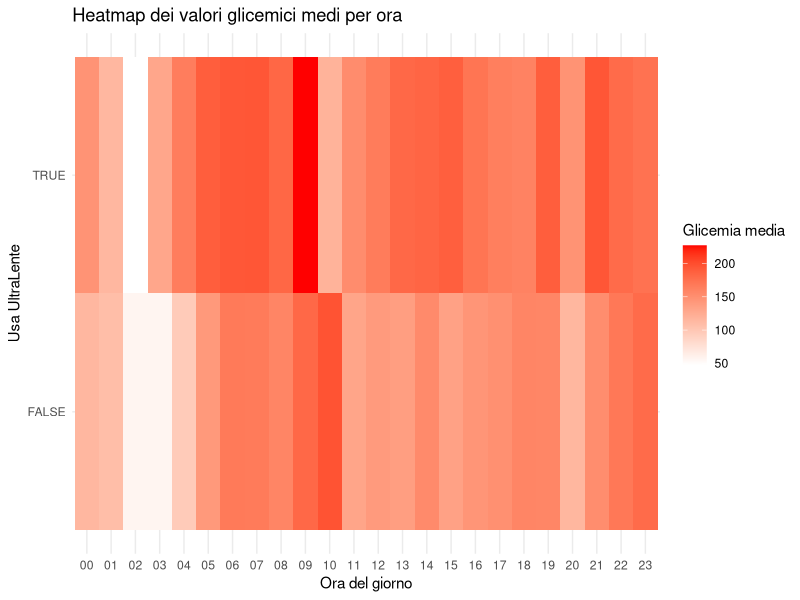
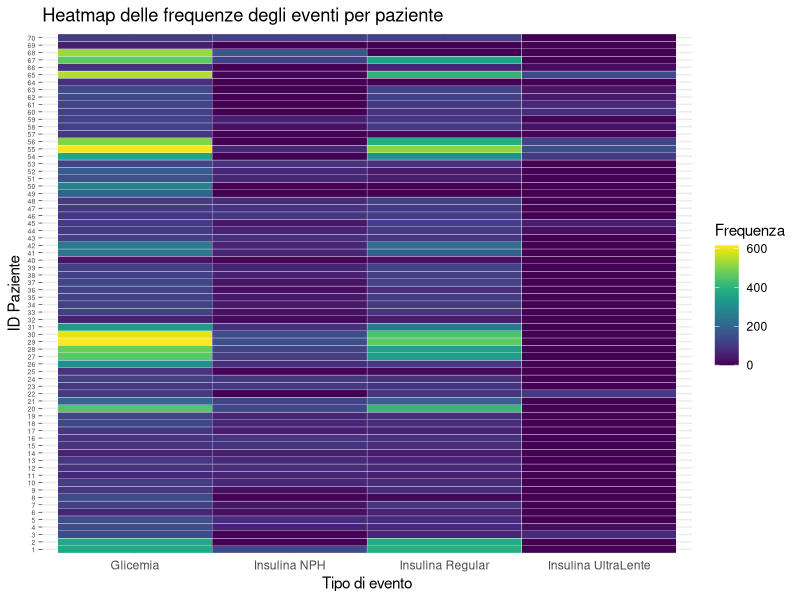

These charts were generated, in order, by the following R code:
# 📦 Librerie necessarie
library(dplyr)
library(ggplot2)
library(readr)
library(viridis)
library(tidyr)


# 📂 Carica il dataset pulito contenente tutte le misurazioni e l'etichetta UltraLente
df <- read_csv("./dataset/diabetes_clean_data3.csv", 
               col_types = cols(
                 Date = col_character(),
                 Time = col_character(),
                 Code = col_integer(),
                 Value = col_double(),
                 PatientID = col_integer(),
                 UsesUltraLente = col_logical()
               ))

# 📌 Codici associati ai valori glicemici
glucose_codes <- c(48, 57, 58, 59, 60, 61, 62, 63, 64)

# 📥 Filtro del dataset per includere solo i codici glicemici
glucose_df <- df %>%
  filter(Code %in% glucose_codes)



# 📊 Heatmap: valori glicemici medi per ora del giorno, divisi per uso UltraLente
# Questo grafico mostra a che ora del giorno i valori medi di glicemia sono più alti o più bassi,
# separando i pazienti in base all'uso dell'insulina UltraLente (TRUE/FALSE)

heatmap_ora <- glucose_df %>%
  mutate(Ora = format(as.POSIXct(DateTime), "%H")) %>%
  group_by(Ora, UsesUltraLente) %>%
  summarise(Media = mean(Value), .groups = "drop") %>%
  ggplot(aes(x = Ora, y = as.factor(UsesUltraLente), fill = Media)) +
  geom_tile() +
  scale_fill_gradient(low = "white", high = "red") +
  labs(
    title = "Heatmap dei valori glicemici medi per ora",
    x = "Ora del giorno",
    y = "Usa UltraLente",
    fill = "Glicemia media"
  ) +
  theme_minimal()

# 💾 Salvataggio della heatmap nella cartella 'grafici'
ggsave("grafici_plot/heatmap_glicemia_media_per_ora.pdf", plot = heatmap_ora, width = 8, height = 4.5, dpi = 300)



######################################



# 🔢 Codici associati alle misurazioni glicemiche
glucose_codes <- c(48, 57, 58, 59, 60, 61, 62, 63, 64)

# 📊 Creazione tabella con frequenze per tipo di evento per ciascun paziente
glicemia_per_insulina <- df %>%
  # Tieni solo i record di misurazione glicemica e somministrazione insulina
  filter(Code %in% c(glucose_codes, 33, 34, 35)) %>%
  
  # Crea una nuova colonna testuale che identifica il tipo di evento
  mutate(Evento = case_when(
    Code == 33 ~ "Insulina Regular",
    Code == 34 ~ "Insulina NPH",
    Code == 35 ~ "Insulina UltraLente",
    Code %in% glucose_codes ~ "Glicemia",
    TRUE ~ "Altro"
  )) %>%
  
  # Conta il numero di eventi per combinazione PatientID + Evento
  count(PatientID, Evento) %>%
  
  # Riorganizza la tabella: una colonna per ogni tipo di evento
  pivot_wider(names_from = Evento, values_from = n, values_fill = 0)

# 🔁 Converte in formato long per la heatmap (ogni riga = paziente × evento)
glicemia_long <- glicemia_per_insulina %>%
  pivot_longer(cols = -PatientID, names_to = "Evento", values_to = "Frequenza")

# 🎨 Crea una heatmap con ggplot
heatmap_plot <- ggplot(glicemia_long, aes(x = Evento, y = factor(PatientID), fill = Frequenza)) +
  geom_tile(color = "white") +  # Ogni cella è un rettangolo colorato
  scale_fill_viridis(name = "Frequenza", option = "D") +  # Palette viridis per la leggibilità
  labs(
    title = "Heatmap delle frequenze degli eventi per paziente",
    x = "Tipo di evento",
    y = "ID Paziente"
  ) +
  theme_minimal() +
  theme(
    axis.text.y = element_text(size = 5),        # Mostra le etichette dei pazienti (piccole)
    axis.ticks.y = element_line(size = 0.2)      # Aggiungi piccoli tick sull'asse Y
  )

# 💾 Salva il grafico in formato PDF nella cartella 'grafici_plot'
ggsave("grafici_plot/heatmap_eventi_pazienti.pdf", plot = heatmap_plot, width = 8, height = 6, dpi = 300)
